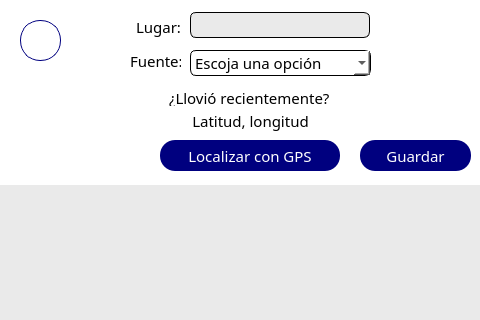
<?xml version="1.0" encoding="UTF-8"?>
<ui version="4.0">
 <class>MainWindow</class>
 <widget class="QMainWindow" name="MainWindow">
  <property name="geometry">
   <rect>
    <x>0</x>
    <y>0</y>
    <width>480</width>
    <height>320</height>
   </rect>
  </property>
  <property name="windowTitle">
   <string>MainWindow</string>
  </property>
  <property name="styleSheet">
   <string notr="true">background-color: white;
font: 11pt Poppins;</string>
  </property>
  <widget class="QWidget" name="centralwidget">
   <property name="styleSheet">
    <string notr="true"/>
   </property>
   <widget class="QPushButton" name="backBtn">
    <property name="geometry">
     <rect>
      <x>20</x>
      <y>20</y>
      <width>41</width>
      <height>41</height>
     </rect>
    </property>
    <property name="styleSheet">
     <string notr="true">height: 40px;
border-radius: 20px;
border: 1px solid #00007f;
background-color: white;
color: #00007f;
font-weight: 500;
font-size: 11px;</string>
    </property>
    <property name="text">
     <string/>
    </property>
   </widget>
   <widget class="QWidget" name="widgetKeyboard" native="true">
    <property name="geometry">
     <rect>
      <x>0</x>
      <y>185</y>
      <width>480</width>
      <height>135</height>
     </rect>
    </property>
    <property name="styleSheet">
     <string notr="true">background-color: rgb(234, 234, 234);</string>
    </property>
   </widget>
   <widget class="QWidget" name="widget" native="true">
    <property name="geometry">
     <rect>
      <x>80</x>
      <y>10</y>
      <width>321</width>
      <height>241</height>
     </rect>
    </property>
    <widget class="QLabel" name="label">
     <property name="geometry">
      <rect>
       <x>50</x>
       <y>6</y>
       <width>51</width>
       <height>21</height>
      </rect>
     </property>
     <property name="text">
      <string>&lt;html&gt;&lt;head/&gt;&lt;body&gt;&lt;p align=&quot;right&quot;&gt;&lt;span style=&quot; font-size:11pt;&quot;&gt;Lugar:&lt;/span&gt;&lt;/p&gt;&lt;/body&gt;&lt;/html&gt;</string>
     </property>
    </widget>
    <widget class="QLineEdit" name="inputPlace">
     <property name="geometry">
      <rect>
       <x>110</x>
       <y>2</y>
       <width>180</width>
       <height>26</height>
      </rect>
     </property>
     <property name="styleSheet">
      <string notr="true">border-color: rgb(0, 0, 0);
border-style: solid;
border-width: 1px;
border-radius: 6px;
font: 12pt &quot;Poppins&quot;;
background-color: rgb(234, 234, 234);</string>
     </property>
     <property name="maxLength">
      <number>30</number>
     </property>
    </widget>
    <widget class="QLabel" name="label_2">
     <property name="geometry">
      <rect>
       <x>50</x>
       <y>40</y>
       <width>51</width>
       <height>21</height>
      </rect>
     </property>
     <property name="text">
      <string>&lt;html&gt;&lt;head/&gt;&lt;body&gt;&lt;p align=&quot;right&quot;&gt;&lt;span style=&quot; font-size:11pt;&quot;&gt;Fuente:&lt;/span&gt;&lt;/p&gt;&lt;/body&gt;&lt;/html&gt;</string>
     </property>
    </widget>
    <widget class="QComboBox" name="comboBox">
     <property name="geometry">
      <rect>
       <x>110</x>
       <y>40</y>
       <width>181</width>
       <height>26</height>
      </rect>
     </property>
     <property name="styleSheet">
      <string notr="true">border-color: rgb(0, 0, 0);
border-style: solid;
border-width: 1px;
border-radius: 6px;</string>
     </property>
     <item>
      <property name="text">
       <string>Escoja una opción</string>
      </property>
     </item>
     <item>
      <property name="text">
       <string>Acuífero</string>
      </property>
     </item>
     <item>
      <property name="text">
       <string>Arroyo</string>
      </property>
     </item>
     <item>
      <property name="text">
       <string>Depósito de agua</string>
      </property>
     </item>
     <item>
      <property name="text">
       <string>Embalse</string>
      </property>
     </item>
     <item>
      <property name="text">
       <string>Estanque</string>
      </property>
     </item>
     <item>
      <property name="text">
       <string>Fuente</string>
      </property>
     </item>
     <item>
      <property name="text">
       <string>Llave</string>
      </property>
     </item>
     <item>
      <property name="text">
       <string>Lago</string>
      </property>
     </item>
     <item>
      <property name="text">
       <string>Lluvia recolectada</string>
      </property>
     </item>
     <item>
      <property name="text">
       <string>Manantial</string>
      </property>
     </item>
     <item>
      <property name="text">
       <string>Planta de tto de agua</string>
      </property>
     </item>
     <item>
      <property name="text">
       <string>Pozo</string>
      </property>
     </item>
     <item>
      <property name="text">
       <string>Río</string>
      </property>
     </item>
     <item>
      <property name="text">
       <string>Tanque de almacenamiento</string>
      </property>
     </item>
     <item>
      <property name="text">
       <string>Torre de agua</string>
      </property>
     </item>
     <item>
      <property name="text">
       <string>Otro</string>
      </property>
     </item>
    </widget>
    <widget class="QCheckBox" name="checkBox">
     <property name="geometry">
      <rect>
       <x>70</x>
       <y>80</y>
       <width>191</width>
       <height>16</height>
      </rect>
     </property>
     <property name="styleSheet">
      <string notr="true">font-size: 11pt;
background-color: transparent;
height: 21px;
</string>
     </property>
     <property name="text">
      <string>¿Llovió recientemente?</string>
     </property>
    </widget>
    <widget class="QPushButton" name="gpsBtn">
     <property name="geometry">
      <rect>
       <x>80</x>
       <y>130</y>
       <width>180</width>
       <height>31</height>
      </rect>
     </property>
     <property name="styleSheet">
      <string notr="true">border-radius: 20px;
background-color: #00007f;
color: white;
border: none;
border-radius: 15px;
font-size: 11pt;
</string>
     </property>
     <property name="text">
      <string>Localizar con GPS</string>
     </property>
    </widget>
    <widget class="QLabel" name="label_4">
     <property name="geometry">
      <rect>
       <x>30</x>
       <y>100</y>
       <width>281</width>
       <height>21</height>
      </rect>
     </property>
     <property name="text">
      <string>&lt;html&gt;&lt;head/&gt;&lt;body&gt;&lt;p align=&quot;center&quot;&gt;Latitud, longitud&lt;/p&gt;&lt;/body&gt;&lt;/html&gt;</string>
     </property>
    </widget>
   </widget>
   <widget class="QPushButton" name="saveBtn">
    <property name="geometry">
     <rect>
      <x>360</x>
      <y>140</y>
      <width>111</width>
      <height>31</height>
     </rect>
    </property>
    <property name="styleSheet">
     <string notr="true">border-radius: 20px;
background-color: #00007f;
color: white;
border: none;
border-radius: 15px;
font-size: 11pt;
</string>
    </property>
    <property name="text">
     <string>Guardar</string>
    </property>
   </widget>
   <zorder>widget</zorder>
   <zorder>backBtn</zorder>
   <zorder>widgetKeyboard</zorder>
   <zorder>saveBtn</zorder>
  </widget>
 </widget>
 <resources/>
 <connections/>
</ui>
